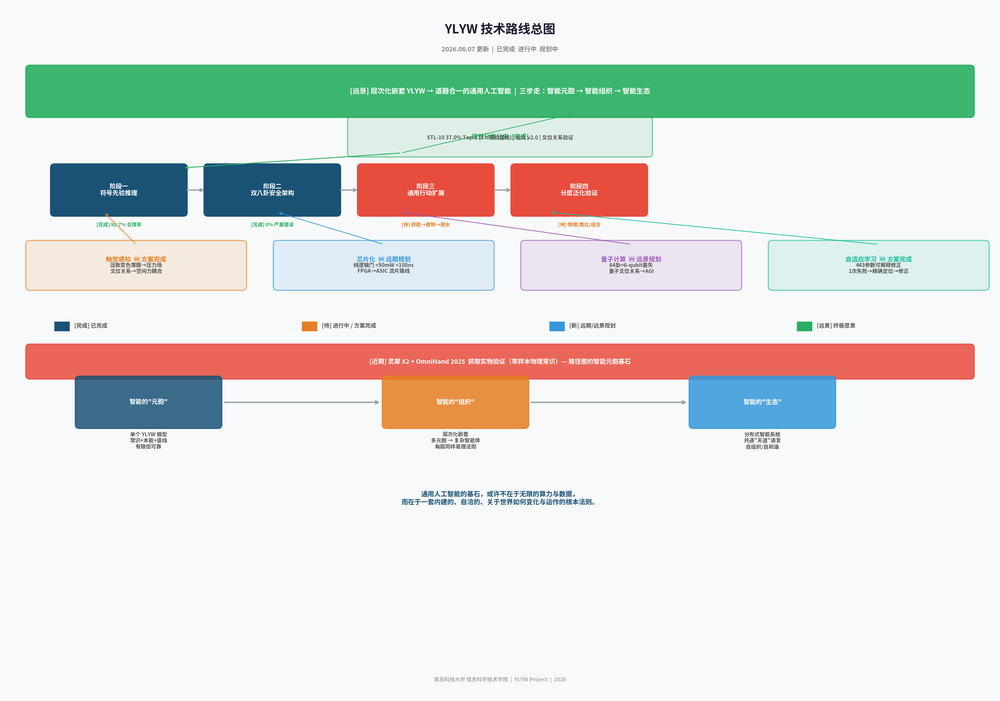
#> input picture 技术路线图.png, 1000 x 701 px, shrunk from 4012 x 2812 before the run
$ python -i rich_features.py   (imports and definitions only)   (older library calls are emulated)
#> lines starting #> are read from the running program, lines starting #| are printed output that depends on the picture
"""
丰富纹理特征提取器 v2 (优化版)

GLCM + Gabor + LBP, 全部使用向量化/skimage 实现。
"""

import cv2
import numpy as np
from skimage.feature import local_binary_pattern


class RichFeatureExtractor:
    """52D 纹理特征提取器"""

    def __init__(self):
        self.gabor_kernels = []
        for theta in [0, np.pi/4, np.pi/2, 3*np.pi/4]:
            for sigma in [3.0, 6.0, 10.0]:
                ksize = int(6 * sigma) | 1
                lamda = sigma * 2.5
                kernel = cv2.getGaborKernel(
                    (ksize, ksize), sigma, theta, lamda, 0.5, 0, ktype=cv2.CV_32F
                )
                self.gabor_kernels.append(kernel)

    def extract(self, image: np.ndarray) -> np.ndarray:
        if image.ndim == 3:
            gray = cv2.cvtColor(image, cv2.COLOR_RGB2GRAY)
        else:
            gray = image

        glcm = self._glcm(gray.astype(np.float32))
        gabor = self._gabor(gray.astype(np.float32))
        lbp = self._lbp(gray)

        return np.concatenate([glcm, gabor, lbp]).astype(np.float32)

    def extract_batch(self, images):
        return np.stack([self.extract(img) for img in images])

    @property
    def feature_dim(self):
        return 52

    # ================================================================

    def _glcm(self, gray):
        """GLCM: 3距离 × 6统计量 = 18D"""
        levels = 32
        gray_q = np.floor(gray / 256.0 * levels).clip(0, levels-1).astype(np.int32)
        h, w = gray_q.shape

        all_feats = []
        angles = [0, np.pi/4, np.pi/2, 3*np.pi/4]

        for d in [1, 3, 5]:
            angle_feats = []
            for angle in angles:
                dx = int(round(d * np.cos(angle)))
                dy = int(round(d * np.sin(angle)))

                # 有效区域
                i_s = max(0, -dy)
                i_e = min(h, h - dy)
                j_s = max(0, -dx)
                j_e = min(w, w - dx)

                if i_e <= i_s or j_e <= j_s:
                    angle_feats.append([0]*6)
                    continue

                src = gray_q[i_s:i_e, j_s:j_e].ravel()
                dst = gray_q[i_s+dy:i_e+dy, j_s+dx:j_e+dx].ravel()

                glcm = np.zeros((levels, levels), dtype=np.float64)
                np.add.at(glcm, (src, dst), 1)
                glcm = glcm + glcm.T
                glcm /= glcm.sum() + 1e-10

                angle_feats.append(self._glcm_stats(glcm))

            all_feats.extend(np.mean(angle_feats, axis=0))

        return np.array(all_feats, dtype=np.float32)

    def _glcm_stats(self, glcm):
        levels = glcm.shape[0]
        I, J = np.ogrid[:levels, :levels]
        px = glcm.sum(axis=1); py = glcm.sum(axis=0)
        mu_x = np.sum(I.ravel()[:levels] * px)
        mu_y = np.sum(J.ravel()[:levels] * py)
        sig_x = np.sqrt(np.sum((I.ravel()[:levels] - mu_x)**2 * px))
        sig_y = np.sqrt(np.sum((J.ravel()[:levels] - mu_y)**2 * py))

        contrast = np.sum((I - J)**2 * glcm)
        diss = np.sum(np.abs(I - J) * glcm)
        homo = np.sum(glcm / (1 + (I - J)**2))
        asm = np.sum(glcm**2)
        corr = np.sum((I - mu_x) * (J - mu_y) * glcm) / (sig_x * sig_y + 1e-10)
        entropy = -np.sum(glcm * np.log(glcm + 1e-10))

        return [contrast, diss, homo, asm, corr, entropy]

    def _gabor(self, gray):
        """Gabor: 12滤波器 × 2统计量 = 24D"""
        feats = []
        for kernel in self.gabor_kernels:
            resp = cv2.filter2D(gray, cv2.CV_32F, kernel)
            mag = np.abs(resp)
            feats.append(float(np.mean(mag)))
            feats.append(float(np.std(mag)))
        return np.array(feats, dtype=np.float32)

    def _lbp(self, gray):
        """LBP: 均匀模式 10 bins = 10D (使用 skimage)"""
        lbp = local_binary_pattern(gray, P=8, R=1, method='uniform')
        hist, _ = np.histogram(lbp.ravel(), bins=10, range=(0, 10), density=True)
        return hist.astype(np.float32)

>>> import cv2
>>> picture = cv2.cvtColor(cv2.imread('../技术路线图.png'), cv2.COLOR_BGR2RGB)
>>> result = RichFeatureExtractor().extract(picture)
#> in extract, `gray = cv2.cvtColor(image, cv2.COLOR_RGB2GRAY)`:
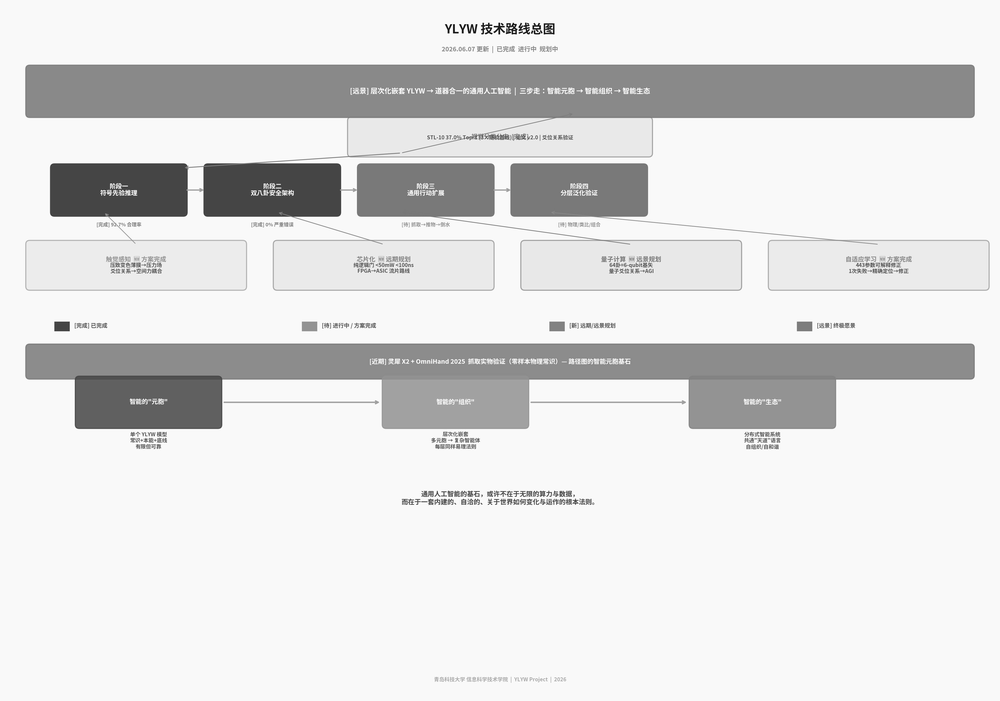
#> gray: shape (701, 1000); min 0, max 255, mean 223
#> in _glcm, `gray_q = np.floor(gray / 256.0 * levels).clip(0, levels-1).astype(np.i..`:
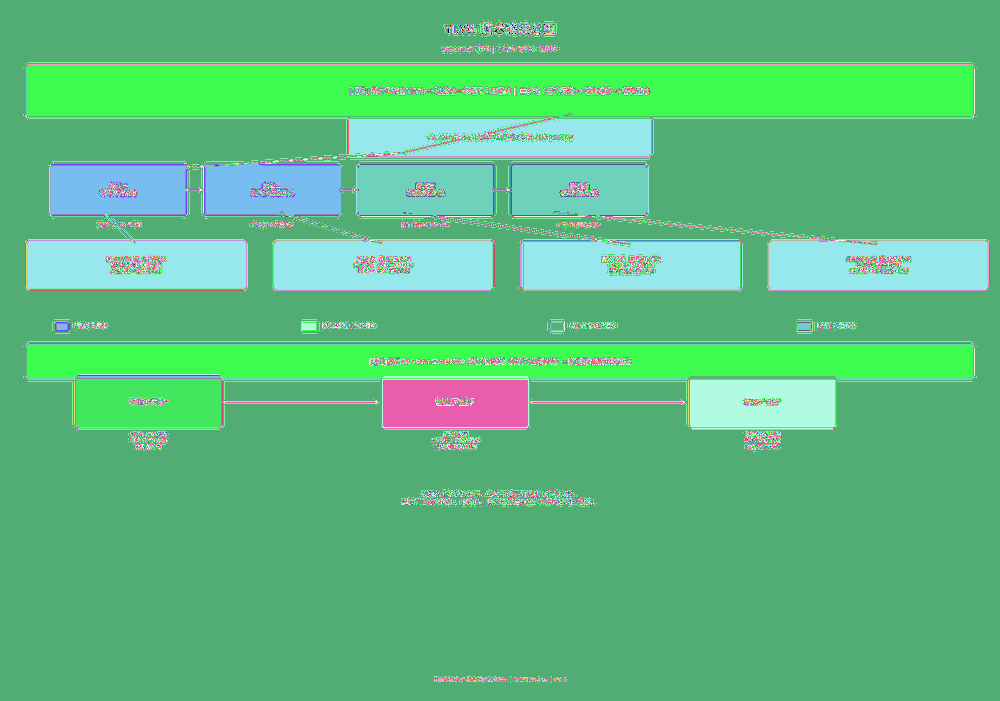
#> gray_q: shape (701, 1000) int32; 32 distinct labels, from 0 to 31; one colour per label, 0 black
#> after the loop in _glcm, `for d in [1, 3, 5]:`: all_feats = [2.93, 0.35, 0.94, 0.482, 0.962, 1.6, 6.2, 0.562, 0.926, 0.475, 0.919, 1.67, 10.02, 0.827, 0.903, 0.458, 0.87, 1.78]
#> in extract, `glcm = self._glcm(gray.astype(np.float32))`: glcm = 18 values, max 10.02 at index 12, min 0.35 at index 1, mean 1.83
#> the loop in _gabor, `for kernel in self.gabor_kernels:` made 12 passes
#> pass 1, in _gabor, `resp = cv2.filter2D(gray, cv2.CV_32F, kernel)`:
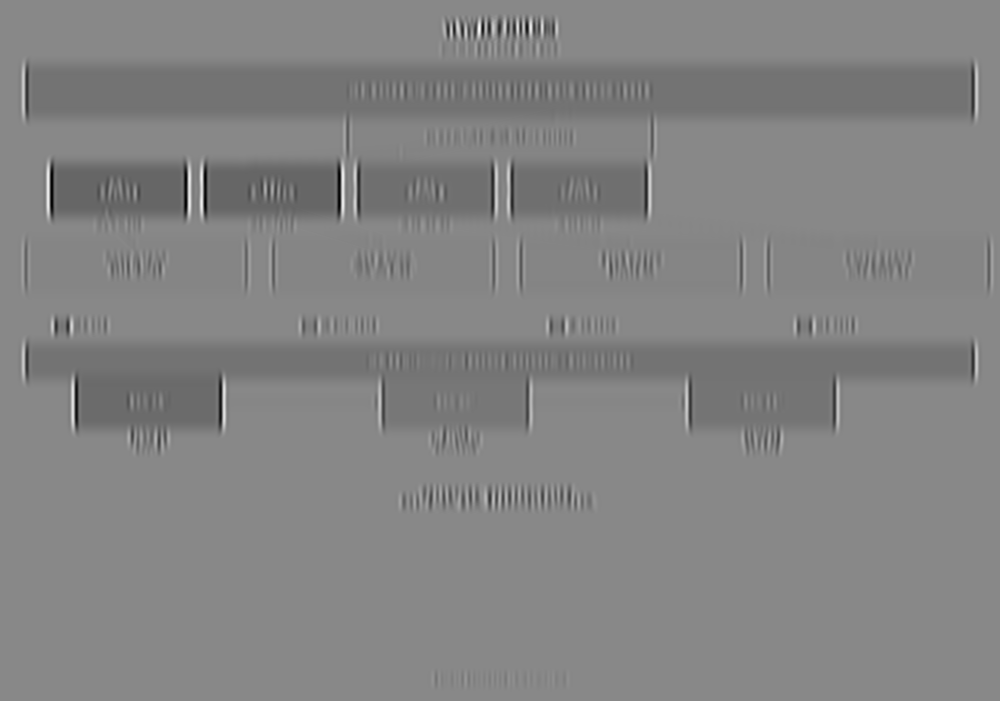
#> resp: shape (701, 1000) float32; min -2029.7, max 3793, mean 970.8; drawn with min black and max white
#> pass 1, in _gabor, `mag = np.abs(resp)`:
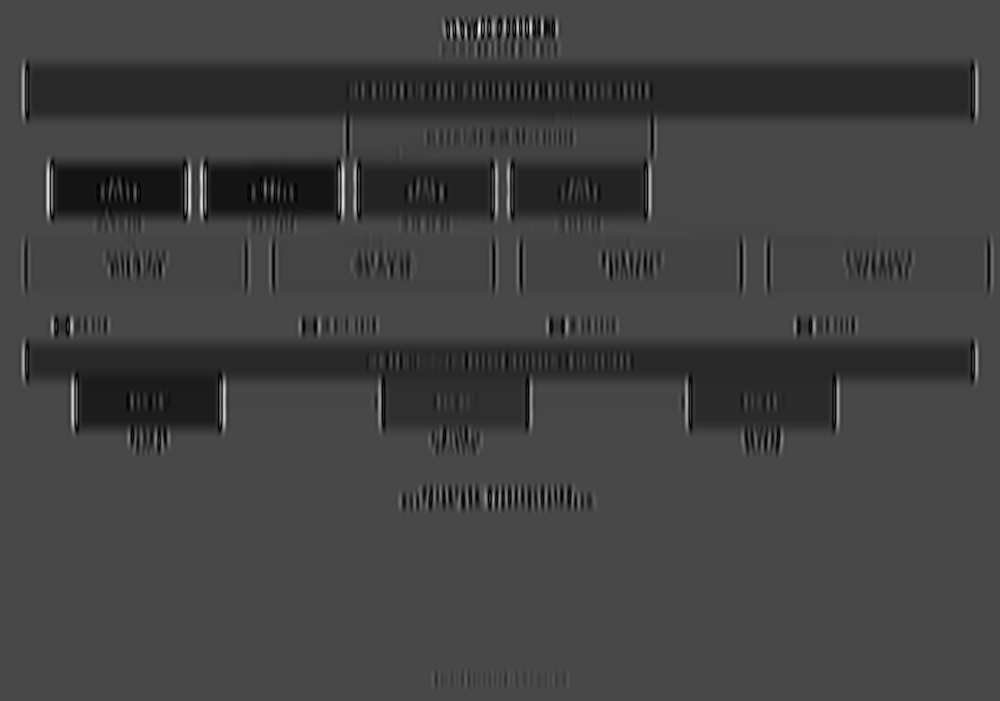
#> mag: shape (701, 1000) float32; min 0.0903, max 3793, mean 977.4; drawn with min black and max white
#> after the loop in _gabor, `for kernel in self.gabor_kernels:`:
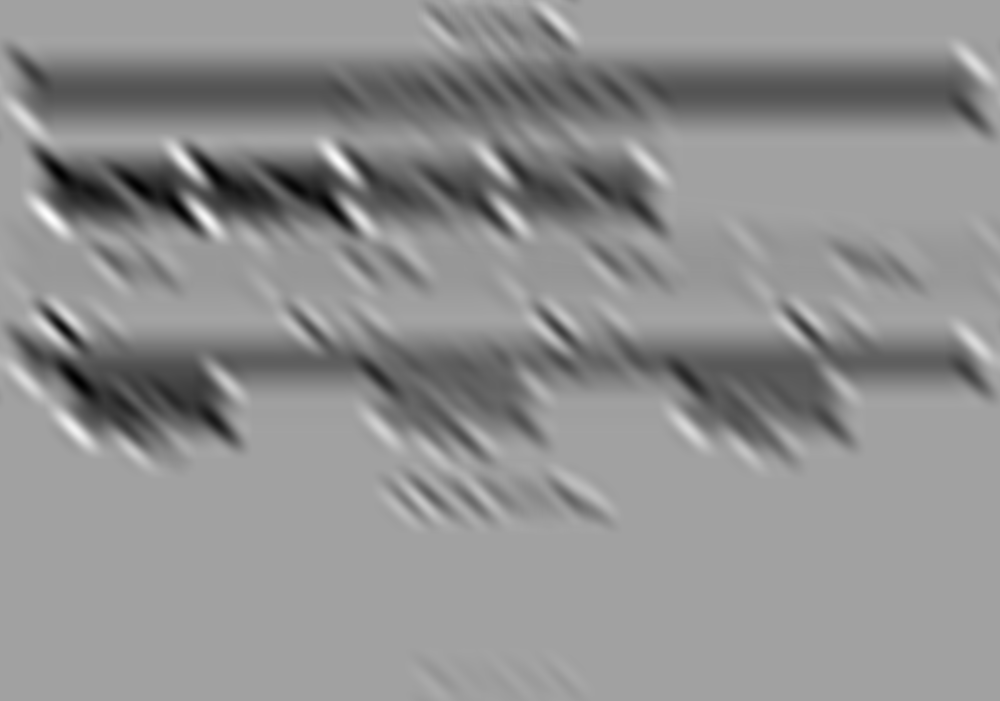
#> mag: shape (701, 1000) float32; min 348.6, max 26769.8, mean 15305.8; drawn with min black and max white
#> after the loop in _gabor, `for kernel in self.gabor_kernels:`: feats = [977.4, 237.8, 3872.6, 917.9, 10727.6, 2787.4, 1333.2, 281.8, 5457.1, 1121.5, 15305.9, 3089.4, 1008.7, 347.9, 4071, 1580.7, 11657.1, 4979.8, 1333.1, 282.3, 5457.1, 1124.9, 15305.8, 3092.8]
#> in extract, `gabor = self._gabor(gray.astype(np.float32))`: gabor = 24 values, max 15305.9 at index 10, min 237.8 at index 1, mean 4014.6
#> in _lbp, `lbp = local_binary_pattern(gray, P=8, R=1, method='uniform')`:
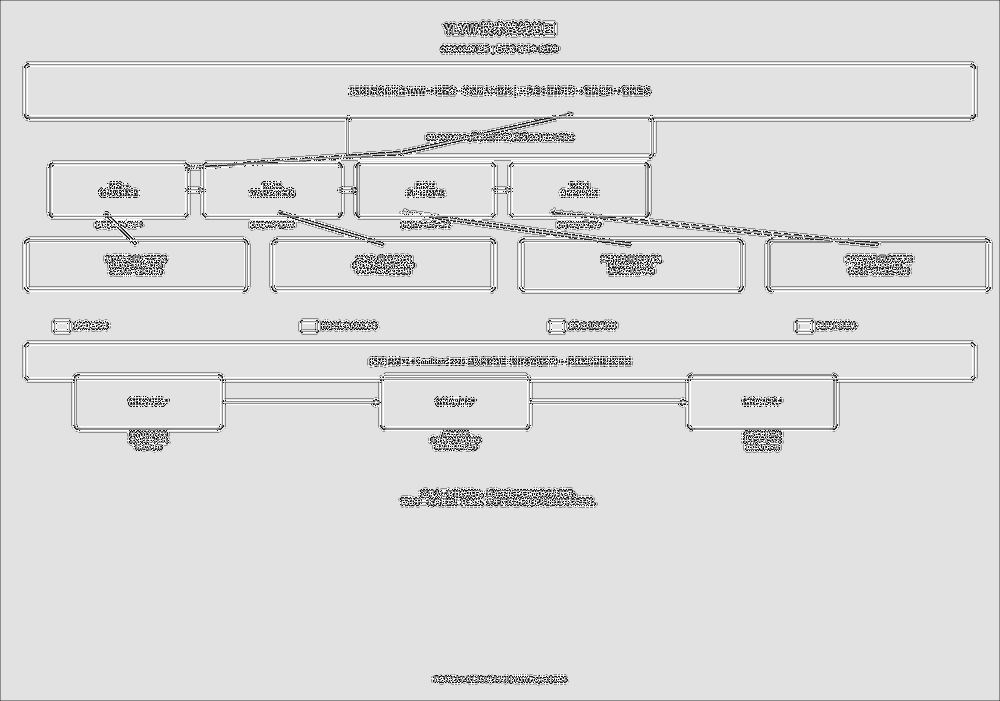
#> lbp: shape (701, 1000) float64; min 0, max 9, mean 7.76; drawn with min black and max white
#> in _lbp, `hist, _ = np.histogram(lbp.ravel(), bins=10, range=(0, 10), density=Tr..`: hist = [0.00453, 0.00718, 0.00141, 0.00315, 0.00526, 0.0408, 0.00346, 0.00941, 0.89, 0.0345]
#> in extract, `lbp = self._lbp(gray)`: lbp has the same summary as hist in _lbp
#> result = 52 values, max 15305.9 at index 28, min 0.00141 at index 44, mean 1853.5
